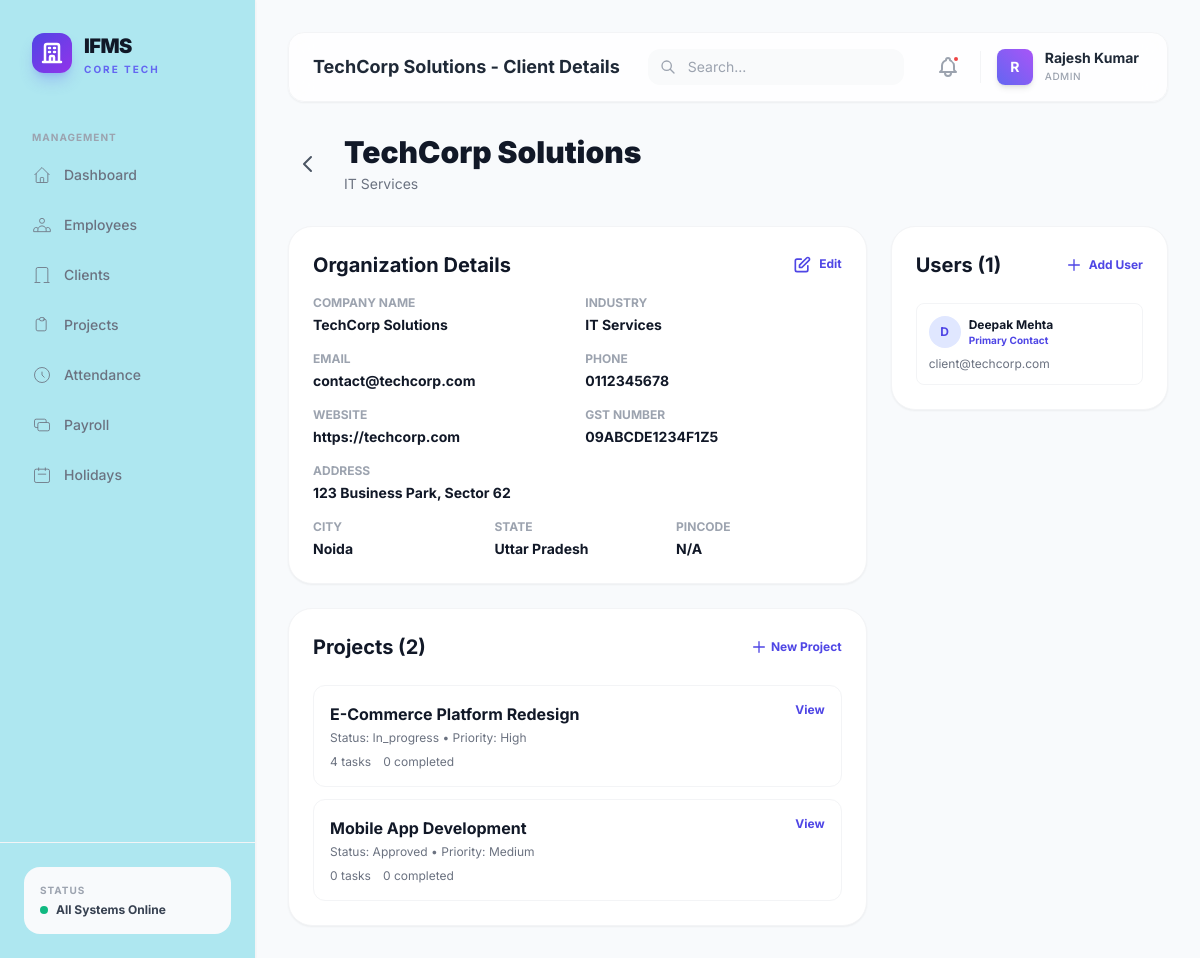
/admin/client_detail.php?id=1 (signed in), run on the app's committed database.
### tables this page shows
CREATE TABLE IF NOT EXISTS organizations (
    id INT AUTO_INCREMENT PRIMARY KEY,
    name VARCHAR(255) NOT NULL,
    slug VARCHAR(255) NOT NULL UNIQUE,
    industry VARCHAR(100),
    website VARCHAR(255),
    email VARCHAR(255),
    phone VARCHAR(20),
    address TEXT,
    city VARCHAR(100),
    state VARCHAR(100),
    country VARCHAR(100) DEFAULT 'India',
    pincode VARCHAR(10),
    gst_number VARCHAR(30),
    logo VARCHAR(500),
    is_active TINYINT(1) DEFAULT 1,
    created_at TIMESTAMP DEFAULT CURRENT_TIMESTAMP,
    updated_at TIMESTAMP DEFAULT CURRENT_TIMESTAMP ON UPDATE CURRENT_TIMESTAMP
);

CREATE TABLE IF NOT EXISTS projects (
    id INT AUTO_INCREMENT PRIMARY KEY,
    title VARCHAR(255) NOT NULL,
    slug VARCHAR(255) NOT NULL UNIQUE,
    description TEXT,
    organization_id INT,
    status ENUM('pending','approved','in_progress','on_hold','completed','cancelled') DEFAULT 'pending',
    priority ENUM('low','medium','high','critical') DEFAULT 'medium',
    start_date DATE,
    end_date DATE,
    estimated_budget DECIMAL(14,2),
    actual_cost DECIMAL(14,2) DEFAULT 0,
    progress_percentage TINYINT DEFAULT 0,
    created_by INT,
    created_at TIMESTAMP DEFAULT CURRENT_TIMESTAMP,
    updated_at TIMESTAMP DEFAULT CURRENT_TIMESTAMP ON UPDATE CURRENT_TIMESTAMP,
    FOREIGN KEY (organization_id) REFERENCES organizations(id),
    FOREIGN KEY (created_by) REFERENCES users(id)
);

CREATE TABLE IF NOT EXISTS client_users (
    id INT AUTO_INCREMENT PRIMARY KEY,
    user_id INT NOT NULL,
    organization_id INT NOT NULL,
    designation VARCHAR(100),
    is_primary TINYINT(1) DEFAULT 0,
    is_active TINYINT(1) DEFAULT 1,
    created_at TIMESTAMP DEFAULT CURRENT_TIMESTAMP,
    FOREIGN KEY (user_id) REFERENCES users(id) ON DELETE CASCADE,
    FOREIGN KEY (organization_id) REFERENCES organizations(id) ON DELETE CASCADE
);

CREATE TABLE IF NOT EXISTS users (
    id INT AUTO_INCREMENT PRIMARY KEY,
    email VARCHAR(255) NOT NULL UNIQUE,
    password VARCHAR(255) NOT NULL,
    role ENUM('admin','employee','client') NOT NULL DEFAULT 'employee',
    full_name VARCHAR(255) NOT NULL,
    phone VARCHAR(20),
    avatar VARCHAR(500),
    is_active TINYINT(1) DEFAULT 1,
    last_login DATETIME,
    created_at TIMESTAMP DEFAULT CURRENT_TIMESTAMP,
    updated_at TIMESTAMP DEFAULT CURRENT_TIMESTAMP ON UPDATE CURRENT_TIMESTAMP
);

### config/auth.php (called while the page is built, shortened)
<?php
function isLoggedIn()
{
    return isset($_SESSION['user_id']) && !empty($_SESSION['user_id']);
}
function getCurrentUser()
{
    return [
        'id' => $_SESSION['user_id'],
        'email' => $_SESSION['user_email'],
        'phone' => $_SESSION['user_phone'] ?? null,
        'role' => $_SESSION['user_role'],
        'full_name' => $_SESSION['user_name'],
        'avatar' => $_SESSION['user_avatar'] ?? null,
        'department' => $_SESSION['user_department'] ?? null,
        'department_slug' => $_SESSION['user_department_slug'] ?? null,
        'employee_id' => $_SESSION['employee_id'] ?? null,
        'designation' => $_SESSION['user_designation'] ?? null,
        'organization_id' => $_SESSION['organization_id'] ?? null,
        'organization_name' => $_SESSION['organization_name'] ?? null,
        'senior_developer_id' => $_SESSION['senior_developer_id'] ?? null,
    ];
}

### admin/client_detail.php (the view, shortened to what this page needs)
<?php
require_once __DIR__ . '/../config/auth.php';
$db = getDB();
$orgId = intval($_GET['id'] ?? 0);
$org = $db->prepare("SELECT * FROM organizations WHERE id = ? LIMIT 1");
$org->execute([$orgId]);
$orgData = $org->fetch();
$users = $db->prepare("
    SELECT cu.*, u.email, u.full_name, u.phone
    FROM client_users cu
    JOIN users u ON cu.user_id = u.id
    WHERE cu.organization_id = ?
    ORDER BY cu.is_primary DESC, u.full_name ASC
");
$users->execute([$orgId]);
$clientUsers = $users->fetchAll();
$projects = $db->prepare("
    SELECT p.*,
        (SELECT COUNT(*) FROM tasks t WHERE t.project_id = p.id) AS task_count,
        (SELECT COUNT(*) FROM tasks t WHERE t.project_id = p.id AND t.status = 'completed') AS done_tasks
    FROM projects p
    WHERE p.organization_id = ?
    ORDER BY p.updated_at DESC
");
$projects->execute([$orgId]);
$projectList = $projects->fetchAll();
$pageTitle = htmlspecialchars($orgData['name']) . ' - Client Details';
include __DIR__ . '/../includes/header.php';
?>
<div class="mb-8 flex items-center gap-4">
    <a href="/ifms/admin/clients.php" class="p-2 hover:bg-gray-100 rounded-lg transition-all">
        <svg class="w-6 h-6 text-gray-600" fill="none" stroke="currentColor" viewBox="0 0 24 24">
            <path stroke-linecap="round" stroke-linejoin="round" stroke-width="2" d="M15 19l-7-7 7-7"/>
        </svg>
    </a>
    <div>
        <h1 class="text-3xl font-black text-gray-900"><?= htmlspecialchars($orgData['name']) ?></h1>
        <p class="text-sm text-gray-500 mt-1"><?= htmlspecialchars($orgData['industry'] ?? 'Organization') ?></p>
    </div>
</div>
<div class="grid grid-cols-1 lg:grid-cols-3 gap-6">
    <div class="lg:col-span-2 space-y-6">
        <div class="bg-white rounded-3xl border border-gray-100 shadow-sm p-6">
            <div class="flex items-center justify-between mb-4">
                <h2 class="text-xl font-bold text-gray-900">Organization Details</h2>
                <button onclick="openModal('edit-org-modal')" class="text-xs font-bold text-indigo-600 hover:text-indigo-700">
                    <svg class="w-5 h-5 inline mr-1" fill="none" stroke="currentColor" viewBox="0 0 24 24">
                        <path stroke-linecap="round" stroke-linejoin="round" stroke-width="2" d="M11 5H6a2 2 0 00-2 2v11a2 2 0 002 2h11a2 2 0 002-2v-5m-1.414-9.414a2 2 0 112.828 2.828L11.828 15H9v-2.828l8.586-8.586z"/>
                    </svg>
                    Edit
                </button>
            </div>
            <div class="space-y-4">
                <div class="grid grid-cols-2 gap-4">
                    <div>
                        <p class="text-xs font-bold text-gray-400 uppercase">Company Name</p>
                        <p class="text-sm font-bold text-gray-900 mt-1"><?= htmlspecialchars($orgData['name']) ?></p>
                    </div>
                    <div>
                        <p class="text-xs font-bold text-gray-400 uppercase">Industry</p>
                        <p class="text-sm font-bold text-gray-900 mt-1"><?= htmlspecialchars($orgData['industry'] ?? 'N/A') ?></p>
                    </div>
                </div>
                <div class="grid grid-cols-2 gap-4">
                    <div>
                        <p class="text-xs font-bold text-gray-400 uppercase">Email</p>
                        <p class="text-sm font-bold text-gray-900 mt-1"><?= htmlspecialchars($orgData['email']) ?></p>
                    </div>
                    <div>
                        <p class="text-xs font-bold text-gray-400 uppercase">Phone</p>
                        <p class="text-sm font-bold text-gray-900 mt-1"><?= htmlspecialchars($orgData['phone'] ?? 'N/A') ?></p>
                    </div>
                </div>
                <div class="grid grid-cols-2 gap-4">
                    <div>
                        <p class="text-xs font-bold text-gray-400 uppercase">Website</p>
                        <p class="text-sm font-bold text-gray-900 mt-1"><?= htmlspecialchars($orgData['website'] ?? 'N/A') ?></p>
                    </div>
                    <div>
                        <p class="text-xs font-bold text-gray-400 uppercase">GST Number</p>
                        <p class="text-sm font-bold text-gray-900 mt-1"><?= htmlspecialchars($orgData['gst_number'] ?? 'N/A') ?></p>
                    </div>
                </div>
                <div>
                    <p class="text-xs font-bold text-gray-400 uppercase">Address</p>
                    <p class="text-sm font-bold text-gray-900 mt-1"><?= htmlspecialchars($orgData['address'] ?? 'N/A') ?></p>
                </div>
                <div class="grid grid-cols-3 gap-4">
                    <div>
                        <p class="text-xs font-bold text-gray-400 uppercase">City</p>
                        <p class="text-sm font-bold text-gray-900 mt-1"><?= htmlspecialchars($orgData['city'] ?? 'N/A') ?></p>
                    </div>
                    <div>
                        <p class="text-xs font-bold text-gray-400 uppercase">State</p>
                        <p class="text-sm font-bold text-gray-900 mt-1"><?= htmlspecialchars($orgData['state'] ?? 'N/A') ?></p>
                    </div>
                    <div>
                        <p class="text-xs font-bold text-gray-400 uppercase">Pincode</p>
                        <p class="text-sm font-bold text-gray-900 mt-1"><?= htmlspecialchars($orgData['pincode'] ?? 'N/A') ?></p>
                    </div>
                </div>
            </div>
        </div>
        <div class="bg-white rounded-3xl border border-gray-100 shadow-sm p-6">
            <div class="flex items-center justify-between mb-6">
                <h2 class="text-xl font-bold text-gray-900">Projects (<?= count($projectList) ?>)</h2>
                <button onclick="openModal('create-project-modal')" class="text-xs font-bold text-indigo-600 hover:text-indigo-700 inline-flex items-center gap-1">
                    <svg class="w-4 h-4" fill="none" stroke="currentColor" viewBox="0 0 24 24">
                        <path stroke-linecap="round" stroke-linejoin="round" stroke-width="2" d="M12 4v16m8-8H4"/>
                    </svg>
                    <?= count($projectList) > 0 ? 'New Project' : 'Start a Project' ?>
                </button>
            </div>
            <?php if (empty($projectList)): ?>
                <div class="text-center py-8">
                    <p class="text-gray-500 mb-4">No projects yet for this client.</p>
                    <button onclick="openModal('create-project-modal')" class="px-4 py-2 bg-indigo-600 text-white rounded-lg font-bold text-sm hover:bg-indigo-700">
                        Start a Project
                    </button>
                </div>
            <?php else: ?>
                <div class="space-y-3">
                    <?php foreach ($projectList as $proj): ?>
                        <div class="border border-gray-100 rounded-xl p-4 hover:bg-gray-50 transition-all">
                            <div class="flex items-start justify-between mb-2">
                                <div>
                                    <h3 class="font-bold text-gray-900"><?= htmlspecialchars($proj['title']) ?></h3>
                                    <p class="text-xs text-gray-500 mt-1">Status: <?= ucfirst($proj['status']) ?> • Priority: <?= ucfirst($proj['priority']) ?></p>
                                </div>
                                <a href="/ifms/admin/project_detail.php?id=<?= $proj['id'] ?>" class="text-xs font-bold text-indigo-600 hover:underline">View</a>
                            </div>
                            <div class="flex gap-3 text-xs text-gray-500">
                                <span><?= $proj['task_count'] ?> tasks</span>
                                <span><?= $proj['done_tasks'] ?> completed</span>
                            </div>
                        </div>
                    <?php endforeach; ?>
                </div>
            <?php endif; ?>
        </div>
    </div>
    <div class="space-y-6">
        <div class="bg-white rounded-3xl border border-gray-100 shadow-sm p-6">
            <div class="flex items-center justify-between mb-6">
                <h2 class="text-xl font-bold text-gray-900">Users (<?= count($clientUsers) ?>)</h2>
                <button onclick="openModal('add-user-modal')" class="text-xs font-bold text-indigo-600 hover:text-indigo-700">
                    <svg class="w-4 h-4 inline mr-1" fill="none" stroke="currentColor" viewBox="0 0 24 24">
                        <path stroke-linecap="round" stroke-linejoin="round" stroke-width="2" d="M12 4v16m8-8H4"/>
                    </svg>
                    Add User
                </button>
            </div>
            <div class="space-y-3 max-h-96 overflow-y-auto">
                <?php if (empty($clientUsers)): ?>
                    <div class="text-center py-8">
                        <p class="text-gray-500">No users added yet.</p>
                    </div>
                <?php else: ?>
                    <?php foreach ($clientUsers as $user): ?>
                        <div class="border border-gray-100 rounded-lg p-3 hover:bg-gray-50 transition-all group">
                            <div class="flex items-center justify-between mb-2">
                                <div class="flex items-center gap-2">
                                    <div class="w-8 h-8 rounded-full bg-indigo-100 flex items-center justify-center text-indigo-600 font-bold text-xs">
                                        <?= strtoupper(substr($user['full_name'], 0, 1)) ?>
                                    </div>
                                    <div>
                                        <p class="text-xs font-bold text-gray-900"><?= htmlspecialchars($user['full_name']) ?></p>
                                        <?php if ($user['is_primary']): ?>
                                            <p class="text-[10px] text-indigo-600 font-bold">Primary Contact</p>
                                        <?php endif; ?>
                                    </div>
                                </div>
                            </div>
                            <p class="text-xs text-gray-500"><?= htmlspecialchars($user['email']) ?></p>
                        </div>
                    <?php endforeach; ?>
                <?php endif; ?>
            </div>
        </div>
    </div>
</div>
<?php include __DIR__ . '/../includes/footer.php'; ?>

### includes/header.php (shortened to what this page needs)
<?php
require_once __DIR__ . '/../config/auth.php';
$user = getCurrentUser();
?>
<!DOCTYPE html>
<html lang="en">
<head>
    <script src="https://cdn.tailwindcss.com"></script>
</head>
<body class="bg-slate-50 min-h-screen">
    <div class="flex">
        <?php include_once __DIR__ . '/sidebar.php'; ?>
        <main class="flex-1 min-h-screen transition-all duration-300 ml-0 lg:ml-64 p-4 lg:p-8">
            <header class="flex items-center justify-between mb-8 bg-white/80 backdrop-blur-md sticky top-4 z-40 px-6 py-3 rounded-2xl border border-gray-100 shadow-sm">
                <div class="flex items-center gap-4">
                    <h1 class="text-lg font-bold text-gray-800 hidden sm:block"><?= $pageTitle ?? 'Dashboard' ?></h1>
                </div>
                <div class="flex items-center gap-3 lg:gap-6">
                    <div class="hidden md:flex items-center relative">
                        <svg class="w-4 h-4 absolute left-3 text-gray-400" fill="none" stroke="currentColor" viewBox="0 0 24 24"><path stroke-linecap="round" stroke-linejoin="round" stroke-width="2" d="M21 21l-6-6m2-5a7 7 0 11-14 0 7 7 0 0114 0z"/></svg>
                        <input type="text" placeholder="Search..." class="pl-10 pr-4 py-2 bg-gray-50 border-none rounded-xl text-sm focus:ring-2 focus:ring-indigo-500/20 w-64">
                    </div>
                    <div class="flex items-center gap-2">
                        <button class="p-2 text-gray-400 hover:text-indigo-600 hover:bg-indigo-50 rounded-xl transition-colors relative">
                            <span class="absolute top-2 right-2 w-2 h-2 bg-red-500 rounded-full border-2 border-white"></span>
                        </button>
                        <div class="relative group">
                            <button class="flex items-center gap-3 p-1 hover:bg-gray-50 rounded-xl transition-all">
                                <div class="w-9 h-9 rounded-lg bg-gradient-to-tr from-indigo-500 to-purple-500 flex items-center justify-center text-white font-bold text-sm shadow-md">
                                    <?= strtoupper(substr($user['full_name'], 0, 1)) ?>
                                </div>
                                <div class="hidden sm:block text-left">
                                    <p class="text-sm font-bold text-gray-800 leading-none"><?= htmlspecialchars($user['full_name']) ?></p>
                                    <p class="text-[10px] font-medium text-gray-400 mt-1 uppercase tracking-wider"><?= $user['role'] ?></p>
                                </div>
                            </button>
                        </div>
                    </div>
                </div>
            </header>

### includes/header.php (style rules this page uses)
* { font-family: 'Inter', sans-serif; }

### data on the page
organizations: name "TechCorp Solutions - Client Details", name "TechCorp Solutions", industry "IT Services", email "contact@techcorp.com", phone "0112345678", website "https://techcorp.com", gst_number "09ABCDE1234F1Z5", address "123 Business Park, Sector 62", city "Noida", state "Uttar Pradesh", pincode "N/A"
projects: title "E-Commerce Platform Redesign", status "In_progress", priority "High", task_count "4", done_tasks "0"
projects: title "Mobile App Development", status "Approved", priority "Medium", task_count "0", done_tasks "0"
client_users: user.full_name "D", user.full_name "Deepak Mehta", is_primary "Primary Contact", user.email "client@techcorp.com"

### other printed values
substr($user['full_name'], 0, 1) "R"
$user['full_name'] "Rajesh Kumar"
$user['role'] "ADMIN"
count($projectList) "2"
count($clientUsers) "1"
